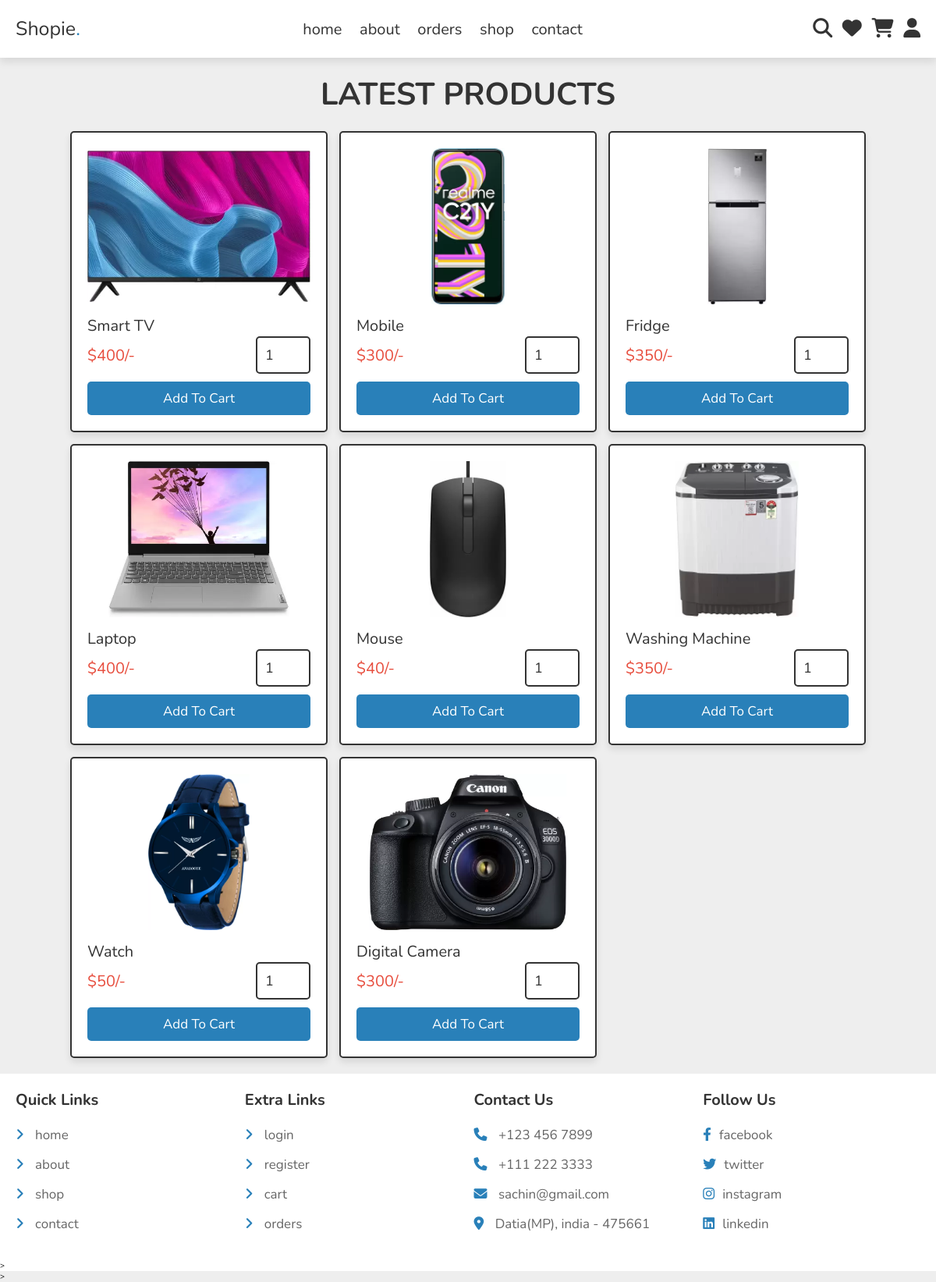
The app's page /shop/ with its own data.
### store/models.py (models this page shows, shortened)
class Products(models.Model):
    category = models.ForeignKey(ProductCategory, on_delete=models.CASCADE,null=True,blank=False)
    name = models.CharField(max_length=50,blank=False,null=False)
    price = models.PositiveIntegerField(blank=False,null=False)
    details = models.TextField(blank=True)
    image_01 = models.ImageField()
    image_02 = models.ImageField()
    image_03 = models.ImageField()

### store/views.py (the view)
# urls.py: path('shop/',shopView,name='shop'),
def shopView(request):
    products=Products.objects.all()
    if request.user.is_authenticated:
        item_count=WishList.objects.filter(customer=request.user).count()
        cart_count=Cart.objects.filter(customer=request.user).count()
        context={'products':products,'item_count':item_count,'cart_count':cart_count}
    else:
        context={'products':products}
    return render(request,'store/shop.html',context)

### store/templates/store/shop.html (shortened to what this page needs)
 {% extends 'store/main.html' %}
 {% load static %}
 {% block content %}
 <section class="products">
    <h1 class="heading">latest products</h1>
    <div class="box-container">
      {% for product in products  %}
       <form action="" method="POST" class="box">{% csrf_token %}
            <img src="{{product.image_01.url}}" alt="">
            <div class="name">{{product.name}}</div>
            <div class="flex">
               <div class="price"><span>$</span>{{product.price}}<span>/-</span></div>
               <input type="number" name="quantity" class="qty" min="1" max="99" onkeypress="if(this.value.length == 2) return false;" value="1">
            </div>
            <input type="submit" value="add to cart" class="btn" name="add_to_cart" formaction="{% url 'addcart' %}">
         </form>
        {% endfor %}
      </div>
    </section>
    {% endblock content %}

### store/static/CSS/style.css (style rules this page uses)
:root { --main-color:#2980b9; --orange:#f39c12; --red:#e74c3c; --black:#333; --white:#fff; --light-color:#666; --light-bg:#eee; --border:.2rem solid var(--black); --box-shadow:0 .5rem 1rem rgba(0,0,0,.1); }
* { font-family: 'Nunito', sans-serif; margin:0; padding:0; box-sizing: border-box; outline: none; border:none; text-decoration: none; }
html { font-size: 62.5%; overflow-x: hidden; }
body { background-color: var(--light-bg); }
section { padding:2rem; max-width: 1200px; margin:0 auto; }
.heading { font-size: 4rem; color:var(--black); margin-bottom: 2rem; text-align: center; text-transform: uppercase; }
.btn, .delete-btn, .option-btn { display: block; width: 100%; margin-top: 1rem; border-radius: .5rem; padding:1rem 3rem; font-size: 1.7rem; text-transform: capitalize; color:var(--white); cursor: pointer; text-align: center; }
.btn { background-color: var(--main-color); }
.products .box-container { display: grid; grid-template-columns: repeat(auto-fit, 33rem); gap:1.5rem; justify-content: center; align-items: flex-start; }
.products .box-container .box { position: relative; background-color: var(--white); box-shadow: var(--box-shadow); border-radius: .5rem; border:var(--border); padding:2rem; overflow: hidden; }
.products .box-container .box img { height: 20rem; width: 100%; object-fit: contain; margin-bottom: 1rem; }
.products .box-container .box .name { font-size: 2rem; color:var(--black); }
.products .box-container .box .flex { display: flex; align-items: center; gap:1rem; }
.products .box-container .box .flex .qty { width: 7rem; padding:1rem; border:var(--border); font-size: 1.8rem; color:var(--black); border-radius: .5rem; }
.products .box-container .box .flex .price { font-size: 2rem; color:var(--red); margin-right: auto; }

### records on screen
Products: image_01 (picture), name "Smart TV", price "400"
Products: image_01 (picture), name "Mobile", price "300"
Products: image_01 (picture), name "Fridge", price "350"
Products: image_01 (picture), name "Laptop", price "400"
Products: image_01 (picture), name "Mouse", price "40"
Products: image_01 (picture), name "Washing Machine", price "350"
Products: image_01 (picture), name "Watch", price "50"
Products: image_01 (picture), name "Digital Camera", price "300"
